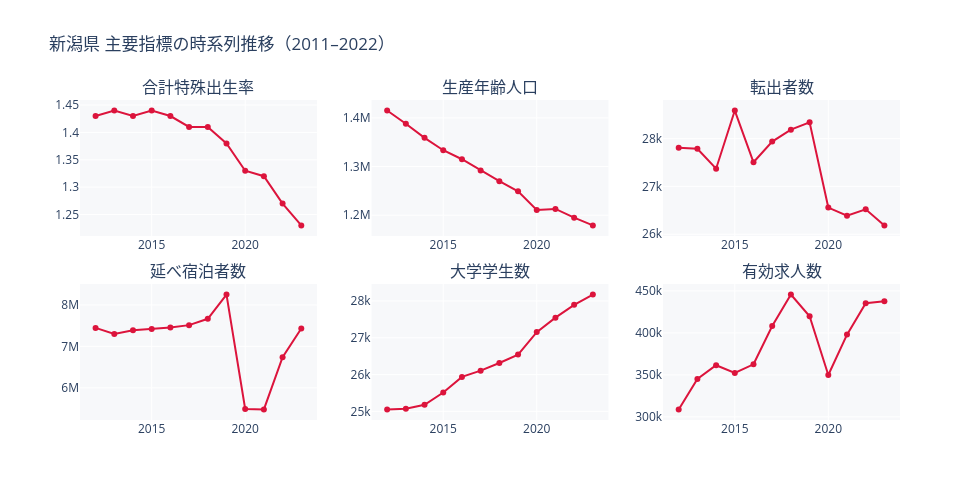

Notebook source saved alongside this figure:
### Code cell
# 時系列トレンド：新潟の主要指標を全期間で確認
KEY_TRENDS = ['合計特殊出生率', '15〜64歳人口', '転出者数（日本人移動者）',
              '延べ宿泊者数', '大学学生数', '月間有効求人数（一般）']
KEY_LABELS = ['合計特殊出生率', '生産年齢人口', '転出者数', '延べ宿泊者数', '大学学生数', '有効求人数']

df_nii_ts = df_raw[df_raw['都道府県'] == '新潟県'].sort_values('年度')

fig_ts = make_subplots(rows=2, cols=3,
    subplot_titles=KEY_LABELS,
    vertical_spacing=0.15
)
for i, (col, lab) in enumerate(zip(KEY_TRENDS, KEY_LABELS)):
    row, colnum = divmod(i, 3)
    fig_ts.add_trace(
        go.Scatter(
            x=df_nii_ts['年度'], y=df_nii_ts[col],
            mode='lines+markers', name=lab,
            line=dict(color='crimson', width=2),
            marker=dict(size=6)
        ),
        row=row+1, col=colnum+1
    )
fig_ts.update_layout(
    title='新潟県 主要指標の時系列推移（2011–2022）',
    showlegend=False,
    height=500, width=980,
    plot_bgcolor='#f7f8fa'
)
fig_ts.show()

### Figure 1 — Plotly figure (JSON) as saved in the notebook; plotly's stock layout.template omitted (floating-point values rounded to 4 significant figures)
{"data": [{"line": {"color": "crimson", "width": 2}, "marker": {"size": 6}, "mode": "lines+markers", "name": "合計特殊出生率", "type": "scatter", "x": [2012, 2013, 2014, 2015, 2016, 2017, 2018, 2019, 2020, 2021, 2022, 2023], "xaxis": "x", "y": [1.43, 1.44, 1.43, 1.44, 1.43, 1.41, 1.41, 1.38, 1.33, 1.32, 1.27, 1.23], "yaxis": "y"}, {"line": {"color": "crimson", "width": 2}, "marker": {"size": 6}, "mode": "lines+markers", "name": "生産年齢人口", "type": "scatter", "x": [2012, 2013, 2014, 2015, 2016, 2017, 2018, 2019, 2020, 2021, 2022, 2023], "xaxis": "x2", "y": [1415000, 1388000, 1359000, 1333453, 1315000, 1292000, 1270000, 1249000, 1210917, 1213000, 1195000, 1179000], "yaxis": "y2"}, {"line": {"color": "crimson", "width": 2}, "marker": {"size": 6}, "mode": "lines+markers", "name": "転出者数", "type": "scatter", "x": [2012, 2013, 2014, 2015, 2016, 2017, 2018, 2019, 2020, 2021, 2022, 2023], "xaxis": "x3", "y": [27811, 27788, 27371, 28587, 27505, 27938, 28188, 28340, 26558, 26389, 26522, 26184], "yaxis": "y3"}, {"line": {"color": "crimson", "width": 2}, "marker": {"size": 6}, "mode": "lines+markers", "name": "延べ宿泊者数", "type": "scatter", "x": [2012, 2013, 2014, 2015, 2016, 2017, 2018, 2019, 2020, 2021, 2022, 2023], "xaxis": "x4", "y": [7446880, 7302720, 7387930, 7419210, 7459160, 7513730, 7666700, 8252690, 5489410, 5477170, 6739470, 7432330], "yaxis": "y4"}, {"line": {"color": "crimson", "width": 2}, "marker": {"size": 6}, "mode": "lines+markers", "name": "大学学生数", "type": "scatter", "x": [2012, 2013, 2014, 2015, 2016, 2017, 2018, 2019, 2020, 2021, 2022, 2023], "xaxis": "x5", "y": [25053, 25072, 25180, 25514, 25937, 26106, 26314, 26543, 27153, 27546, 27893, 28173], "yaxis": "y5"}, {"line": {"color": "crimson", "width": 2}, "marker": {"size": 6}, "mode": "lines+markers", "name": "有効求人数", "type": "scatter", "x": [2012, 2013, 2014, 2015, 2016, 2017, 2018, 2019, 2020, 2021, 2022, 2023], "xaxis": "x6", "y": [308754, 345024, 361423, 352154, 362539, 408052, 445641, 419727, 349762, 397909, 435251, 437600], "yaxis": "y6"}], "layout": {"annotations": [{"font": {"size": 16}, "showarrow": false, "text": "合計特殊出生率", "x": 0.1444, "xanchor": "center", "xref": "paper", "y": 1, "yanchor": "bottom", "yref": "paper"}, {"font": {"size": 16}, "showarrow": false, "text": "生産年齢人口", "x": 0.5, "xanchor": "center", "xref": "paper", "y": 1, "yanchor": "bottom", "yref": "paper"}, {"font": {"size": 16}, "showarrow": false, "text": "転出者数", "x": 0.8556, "xanchor": "center", "xref": "paper", "y": 1, "yanchor": "bottom", "yref": "paper"}, {"font": {"size": 16}, "showarrow": false, "text": "延べ宿泊者数", "x": 0.1444, "xanchor": "center", "xref": "paper", "y": 0.425, "yanchor": "bottom", "yref": "paper"}, {"font": {"size": 16}, "showarrow": false, "text": "大学学生数", "x": 0.5, "xanchor": "center", "xref": "paper", "y": 0.425, "yanchor": "bottom", "yref": "paper"}, {"font": {"size": 16}, "showarrow": false, "text": "有効求人数", "x": 0.8556, "xanchor": "center", "xref": "paper", "y": 0.425, "yanchor": "bottom", "yref": "paper"}], "height": 500, "plot_bgcolor": "#f7f8fa", "showlegend": false, "title": {"text": "新潟県 主要指標の時系列推移（2011–2022）"}, "width": 980, "xaxis": {"anchor": "y", "domain": [0, 0.2889]}, "xaxis2": {"anchor": "y2", "domain": [0.3556, 0.6444]}, "xaxis3": {"anchor": "y3", "domain": [0.7111, 1]}, "xaxis4": {"anchor": "y4", "domain": [0, 0.2889]}, "xaxis5": {"anchor": "y5", "domain": [0.3556, 0.6444]}, "xaxis6": {"anchor": "y6", "domain": [0.7111, 1]}, "yaxis": {"anchor": "x", "domain": [0.575, 1]}, "yaxis2": {"anchor": "x2", "domain": [0.575, 1]}, "yaxis3": {"anchor": "x3", "domain": [0.575, 1]}, "yaxis4": {"anchor": "x4", "domain": [0, 0.425]}, "yaxis5": {"anchor": "x5", "domain": [0, 0.425]}, "yaxis6": {"anchor": "x6", "domain": [0, 0.425]}}}
